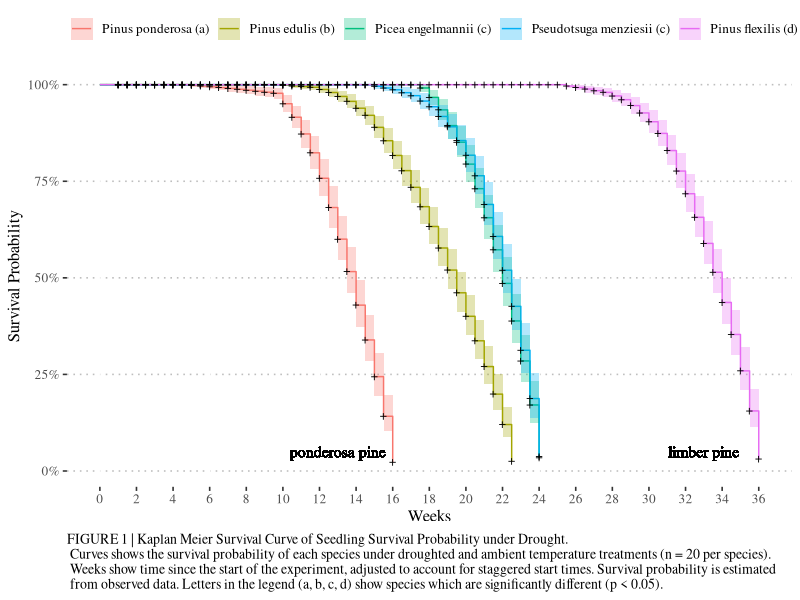
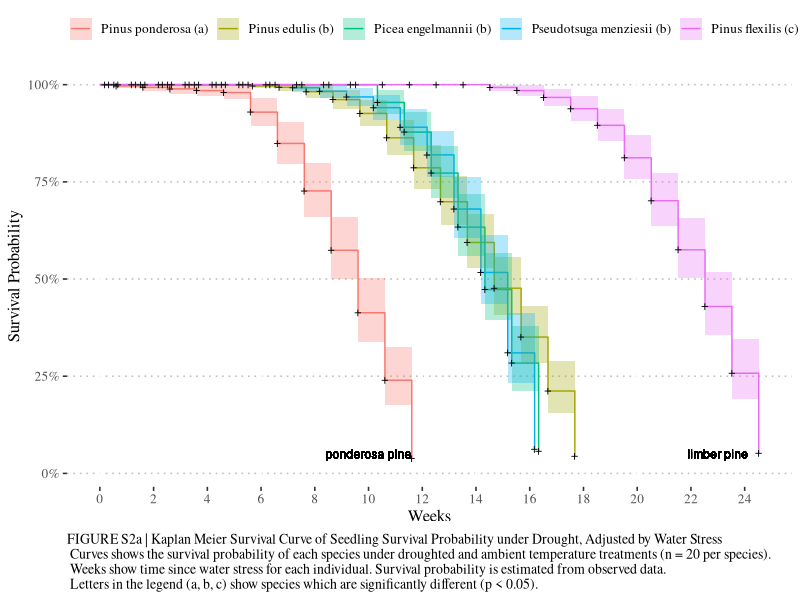
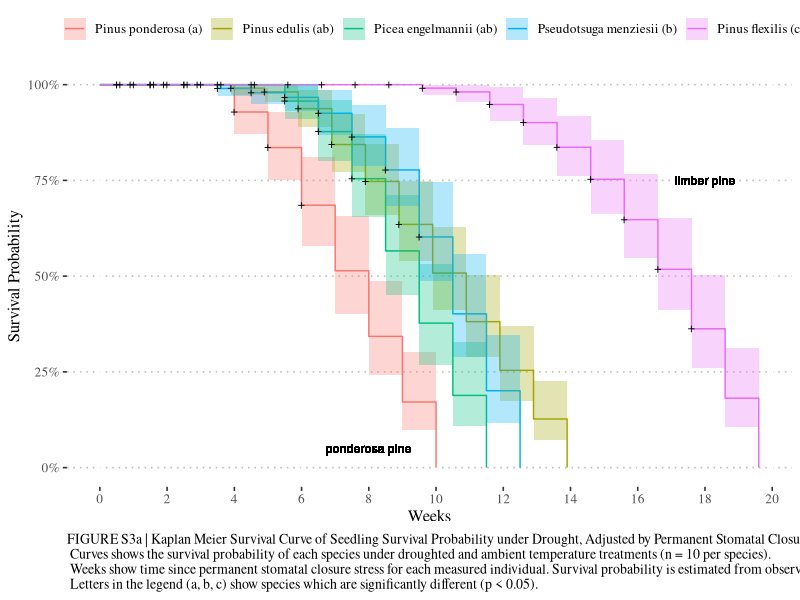
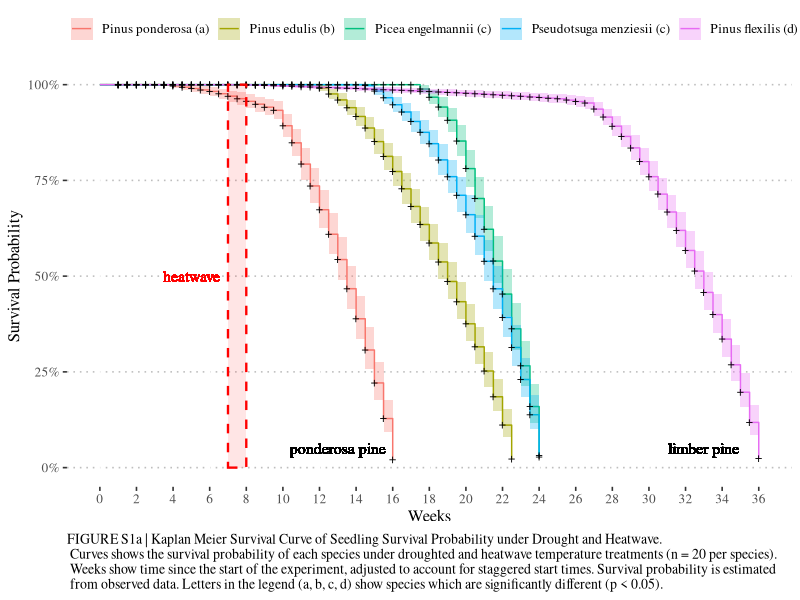
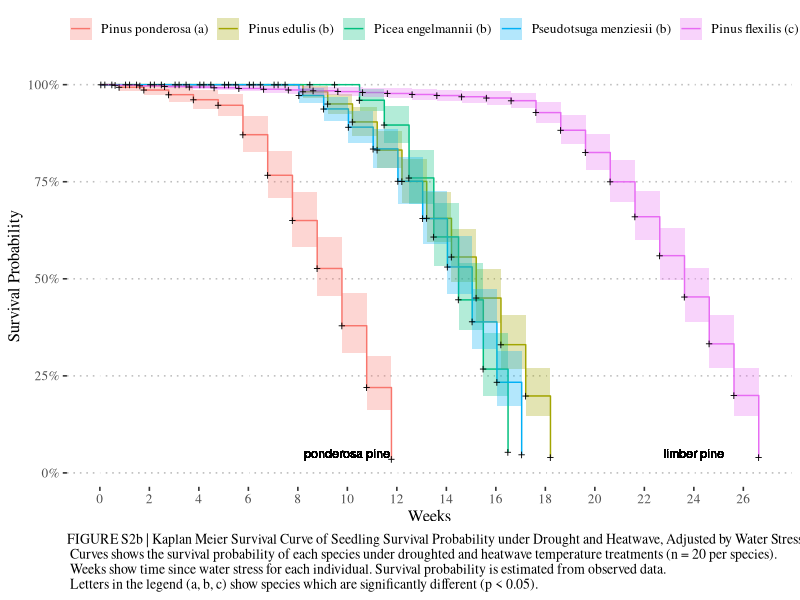
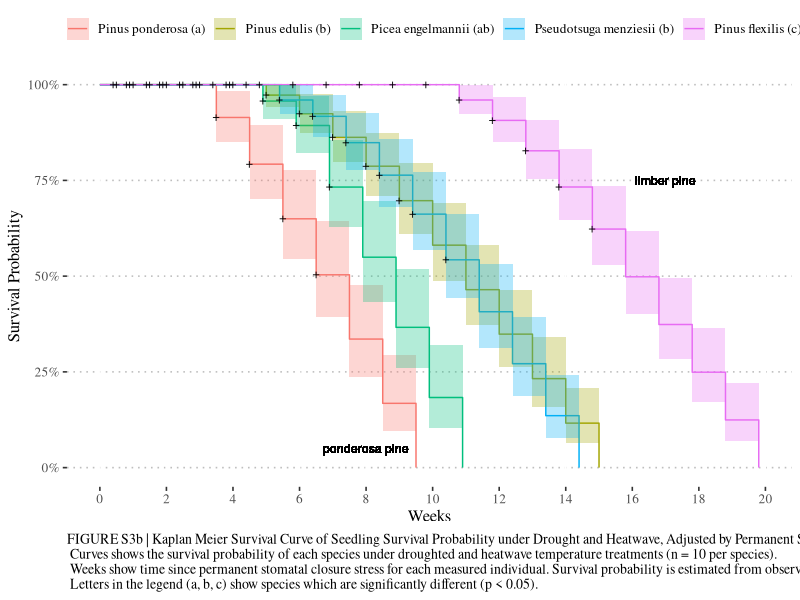
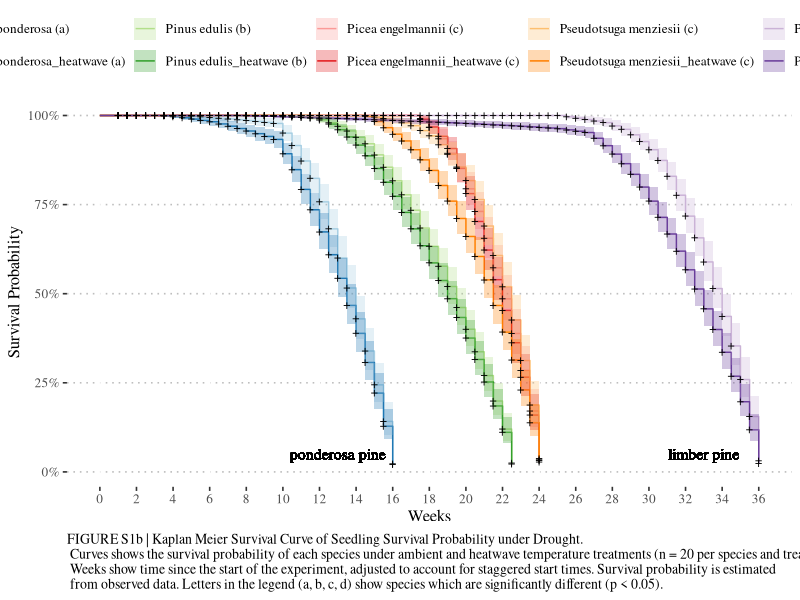
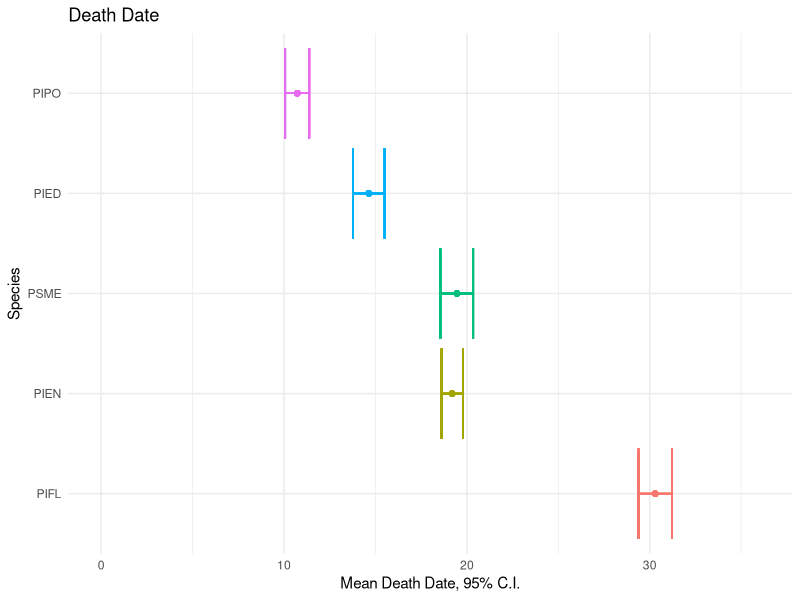

Write the R code that produced these figures, in order. (Note: this script raises an error after producing the figures.)
#kaplan meier survival curve analysis
#Alexandra Lalor
#allielalor@arizona.edu
#allielalor@gmail.com
#First created: 2022-02-01
#Last updated: 2022-08-27

#load packages
library(tidyverse)
library(survival) # core survival analysis function
library(survminer) # recommended for visualizing survival curves
library(ggplot2)
library(ggfortify)

#read CSVs
Phase1_Data_All <- read_csv("data_analysis/Phase1_Data_All.csv")

#add stress adjustments
Phase1_Data_All <- Phase1_Data_All %>% 
  mutate(WeightAdj = Week - Stress_Week_Avg_Weight,
         PorometerAdj = Week - Stress_Week_Avg_Porometer)


################################################################################
# KM curve - Ambient

Phase1_Data_All_amb <- Phase1_Data_All %>%
  mutate(Legend = ScientificName) %>% 
  mutate(Legend = ifelse(Legend == "Pinus ponderosa", "Pinus ponderosa (a)",
                ifelse(Legend == "Pinus edulis", "Pinus edulis (b)",
                       ifelse(Legend == "Picea engelmannii", "Picea engelmannii (c)",
                              ifelse(Legend == "Pseudotsuga menziesii", "Pseudotsuga menziesii (c)", "Pinus flexilis (d)")))))
Phase1_Data_All_amb$Legend <- as.factor(Phase1_Data_All_amb$Legend)
Phase1_Data_All_amb <-
  transform(Phase1_Data_All_amb, Legend = factor(Legend, levels = c("Pinus ponderosa (a)", "Pinus edulis (b)", "Picea engelmannii (c)", "Pseudotsuga menziesii (c)", "Pinus flexilis (d)")))
levels(Phase1_Data_All_amb$Legend)

#filter data
Phase1_Data_All_amb <- Phase1_Data_All_amb %>% 
  filter(Treatment_temp == "Ambient")

#Kaplan Meier Survival Curve - combined
km_species_fit <- survfit(Surv(Week, Dead_Count)~Legend, data = Phase1_Data_All_amb)

autoplot(km_species_fit) +
  # scale_fill_brewer(palette = "Paired") +
  # scale_color_brewer(palette = "Paired") +
  scale_x_continuous(breaks = seq(0 , 36, by = 2)) +
  # annotate("segment",
  #          x = 7, xend = 7,
  #          y = 0, yend = 1,
  #          color = "red",
  #          linetype = "dashed",
  #          size = 0.8) +
  xlab("Weeks") +
  ylab("Survival Probability") +
  geom_text(label = "ponderosa pine",
            x = 13, y = 0.05, color = "black", size = 4, family = "serif") +
  geom_text(label = "limber pine",
            x = 33, y = 0.05, color = "black", size = 4, family = "serif") +
  labs(color = "", fill = "",
       caption = "FIGURE 1 | Kaplan Meier Survival Curve of Seedling Survival Probability under Drought. \n Curves shows the survival probability of each species under droughted and ambient temperature treatments (n = 20 per species). \n Weeks show time since the start of the experiment, adjusted to account for staggered start times. Survival probability is estimated \n from observed data. Letters in the legend (a, b, c, d) show species which are significantly different (p < 0.05).") +
  theme_pubclean() +
  theme(text = element_text(family = "serif"),
        plot.caption = element_text(hjust = 0,
                                    family = "serif",
                                    #face = "bold",
                                    size = 10))

################################################################################
# KM curve - Ambient Weight

Phase1_Data_All_amb_w <- Phase1_Data_All %>%
  mutate(Legend = ScientificName) %>% 
  mutate(Legend = ifelse(Legend == "Pinus ponderosa", "Pinus ponderosa (a)",
                         ifelse(Legend == "Pinus edulis", "Pinus edulis (b)",
                                ifelse(Legend == "Picea engelmannii", "Picea engelmannii (b)",
                                       ifelse(Legend == "Pseudotsuga menziesii", "Pseudotsuga menziesii (b)", "Pinus flexilis (c)")))))
Phase1_Data_All_amb_w$Legend <- as.factor(Phase1_Data_All_amb_w$Legend)
Phase1_Data_All_amb_w <-
  transform(Phase1_Data_All_amb_w, Legend = factor(Legend, levels = c("Pinus ponderosa (a)", "Pinus edulis (b)", "Picea engelmannii (b)", "Pseudotsuga menziesii (b)", "Pinus flexilis (c)")))
levels(Phase1_Data_All_amb_w$Legend)

#adjustments
Phase1_Data_All_amb_w <- Phase1_Data_All_amb_w %>% 
  filter(WeightAdj > 0)

#filter data
Phase1_Data_All_amb_w <- Phase1_Data_All_amb_w %>% 
  filter(Treatment_temp == "Ambient")

#KM curve
#km_stress_w <- with(Phase1_Data_All, Surv(Stress_Week_Avg_Weight, Dead_Count))
km_species_fit_stress_w <- survfit(Surv(WeightAdj, Dead_Count)~Legend, data = Phase1_Data_All_amb_w)


autoplot(km_species_fit_stress_w) +
  scale_x_continuous(breaks = seq(0 , 26, by = 2)) +
  xlab("Weeks") +
  ylab("Survival Probability") +
  geom_text(label = "ponderosa pine",
            x = 10, y = 0.05, color = "black", size = 3) +
  geom_text(label = "limber pine",
            x = 23, y = 0.05, color = "black", size = 3) +
  labs(color = "", fill = "",
       caption = "FIGURE S2a | Kaplan Meier Survival Curve of Seedling Survival Probability under Drought, Adjusted by Water Stress \n Curves shows the survival probability of each species under droughted and ambient temperature treatments (n = 20 per species). \n Weeks show time since water stress for each individual. Survival probability is estimated from observed data. \n Letters in the legend (a, b, c) show species which are significantly different (p < 0.05).") +
  theme_pubclean() +
  theme(text = element_text(family = "serif"),
        plot.caption = element_text(hjust = 0,
                                    family = "serif",
                                    size = 10))

################################################################################
# KM curve - Ambient Porometer

Phase1_Data_All_amb_p <- Phase1_Data_All %>%
  mutate(Legend = ScientificName) %>% 
  mutate(Legend = ifelse(Legend == "Pinus ponderosa", "Pinus ponderosa (a)",
                         ifelse(Legend == "Pinus edulis", "Pinus edulis (ab)",
                                ifelse(Legend == "Picea engelmannii", "Picea engelmannii (ab)",
                                       ifelse(Legend == "Pseudotsuga menziesii", "Pseudotsuga menziesii (b)", "Pinus flexilis (c)")))))
Phase1_Data_All_amb_p$Legend <- as.factor(Phase1_Data_All_amb_p$Legend)
Phase1_Data_All_amb_p <-
  transform(Phase1_Data_All_amb_p, Legend = factor(Legend, levels = c("Pinus ponderosa (a)", "Pinus edulis (ab)", "Picea engelmannii (ab)", "Pseudotsuga menziesii (b)", "Pinus flexilis (c)")))
levels(Phase1_Data_All_amb_p$Legend)

#adjustments
Phase1_Data_All_amb_p <- Phase1_Data_All_amb_p %>% 
  filter(PorometerAdj > 0)

#filter data
Phase1_Data_All_amb_p <- Phase1_Data_All_amb_p %>% 
  filter(Treatment_temp == "Ambient")

#KM curve
#km_stress_p <- with(Phase1_Data_All, Surv(Stress_to_Dead_Porometer, Dead_Count))
km_species_fit_stress_p <- survfit(Surv(PorometerAdj, Dead_Count)~Legend, data = Phase1_Data_All_amb_p)


autoplot(km_species_fit_stress_p) +
  scale_x_continuous(breaks = seq(0 , 20, by = 2)) +
  xlab("Weeks") +
  ylab("Survival Probability") +
  geom_text(label = "ponderosa pine",
            x = 8, y = 0.05, color = "black", size = 3) +
  geom_text(label = "limber pine",
            x = 18, y = 0.75, color = "black", size = 3) +
  labs(color = "", fill = "",
       caption = "FIGURE S3a | Kaplan Meier Survival Curve of Seedling Survival Probability under Drought, Adjusted by Permanent Stomatal Closure Stress \n Curves shows the survival probability of each species under droughted and ambient temperature treatments (n = 10 per species). \n Weeks show time since permanent stomatal closure stress for each measured individual. Survival probability is estimated from observed data. \n Letters in the legend (a, b, c) show species which are significantly different (p < 0.05).") +
  theme_pubclean() +
  theme(text = element_text(family = "serif"),
        plot.caption = element_text(hjust = 0,
                                    family = "serif",
                                    size = 10))


################################################################################
################################################################################
# KM curve - Heatwave

Phase1_Data_All_hw <- Phase1_Data_All %>%
  mutate(Legend = ScientificName) %>% 
  mutate(Legend = ifelse(Legend == "Pinus ponderosa", "Pinus ponderosa (a)",
                         ifelse(Legend == "Pinus edulis", "Pinus edulis (b)",
                                ifelse(Legend == "Picea engelmannii", "Picea engelmannii (c)",
                                       ifelse(Legend == "Pseudotsuga menziesii", "Pseudotsuga menziesii (c)", "Pinus flexilis (d)")))))
Phase1_Data_All_hw$Legend <- as.factor(Phase1_Data_All_hw$Legend)
Phase1_Data_All_hw <-
  transform(Phase1_Data_All_hw, Legend = factor(Legend, levels = c("Pinus ponderosa (a)", "Pinus edulis (b)", "Picea engelmannii (c)", "Pseudotsuga menziesii (c)", "Pinus flexilis (d)")))
levels(Phase1_Data_All_hw$Legend)

#filter data
Phase1_Data_All_hw <- Phase1_Data_All_hw %>% 
  filter(Treatment_temp == "Ambient_HW")

#Kaplan Meier Survival Curve - combined
#km <- with(Phase1_Data_All, Surv(Week, Dead_Count))
km_species_fit <- survfit(Surv(Week, Dead_Count)~Legend, data = Phase1_Data_All_hw)

autoplot(km_species_fit) +
  # scale_fill_brewer(palette = "Paired") +
  # scale_color_brewer(palette = "Paired") +
  scale_x_continuous(breaks = seq(0 , 36, by = 2)) +
  annotate("rect",
           xmin = 7, xmax = 8,
           ymin = 0, ymax = 1,
           color = "red",
           fill = "red",
           linetype = "dashed",
           size = 0.8,
           alpha = 0.1) +
  geom_text(label = "heatwave",
            x = 5, y = 0.5, color = "red", size = 4, family = "serif") +
  xlab("Weeks") +
  ylab("Survival Probability") +
  geom_text(label = "ponderosa pine",
            x = 13, y = 0.05, color = "black", size = 4, family = "serif") +
  geom_text(label = "limber pine",
            x = 33, y = 0.05, color = "black", size = 4, family = "serif") +
  labs(color = "", fill = "",
       caption = "FIGURE S1a | Kaplan Meier Survival Curve of Seedling Survival Probability under Drought and Heatwave. \n Curves shows the survival probability of each species under droughted and heatwave temperature treatments (n = 20 per species). \n Weeks show time since the start of the experiment, adjusted to account for staggered start times. Survival probability is estimated \n from observed data. Letters in the legend (a, b, c, d) show species which are significantly different (p < 0.05).") +
  theme_pubclean() +
  theme(text = element_text(family = "serif"),
        plot.caption = element_text(hjust = 0,
                                    family = "serif",
                                    size = 10))

################################################################################
# KM curve - Heatwave Weight

Phase1_Data_All_hw_w <- Phase1_Data_All %>%
  mutate(Legend = ScientificName) %>% 
  mutate(Legend = ifelse(Legend == "Pinus ponderosa", "Pinus ponderosa (a)",
                         ifelse(Legend == "Pinus edulis", "Pinus edulis (b)",
                                ifelse(Legend == "Picea engelmannii", "Picea engelmannii (b)",
                                       ifelse(Legend == "Pseudotsuga menziesii", "Pseudotsuga menziesii (b)", "Pinus flexilis (c)")))))
Phase1_Data_All_hw_w$Legend <- as.factor(Phase1_Data_All_hw_w$Legend)
Phase1_Data_All_hw_w <-
  transform(Phase1_Data_All_hw_w, Legend = factor(Legend, levels = c("Pinus ponderosa (a)", "Pinus edulis (b)", "Picea engelmannii (b)", "Pseudotsuga menziesii (b)", "Pinus flexilis (c)")))
levels(Phase1_Data_All_hw_w$Legend)

#adjustments
Phase1_Data_All_hw_w <- Phase1_Data_All_hw_w %>% 
  filter(WeightAdj > 0)

#filter data
Phase1_Data_All_hw_w <- Phase1_Data_All_hw_w %>% 
  filter(Treatment_temp == "Ambient_HW")

#KM curve
#km_stress_w <- with(Phase1_Data_All, Surv(Stress_Week_Avg_Weight, Dead_Count))
km_species_fit_stress_w <- survfit(Surv(WeightAdj, Dead_Count)~Legend, data = Phase1_Data_All_hw_w)


autoplot(km_species_fit_stress_w) +
  scale_x_continuous(breaks = seq(0 , 26, by = 2)) +
  xlab("Weeks") +
  ylab("Survival Probability") +
  geom_text(label = "ponderosa pine",
            x = 10, y = 0.05, color = "black", size = 3) +
  geom_text(label = "limber pine",
            x = 24, y = 0.05, color = "black", size = 3) +
  labs(color = "", fill = "",
       caption = "FIGURE S2b | Kaplan Meier Survival Curve of Seedling Survival Probability under Drought and Heatwave, Adjusted by Water Stress \n Curves shows the survival probability of each species under droughted and heatwave temperature treatments (n = 20 per species). \n Weeks show time since water stress for each individual. Survival probability is estimated from observed data. \n Letters in the legend (a, b, c) show species which are significantly different (p < 0.05).") +
  theme_pubclean() +
  theme(text = element_text(family = "serif"),
        plot.caption = element_text(hjust = 0,
                                    family = "serif",
                                    size = 10))

################################################################################
# KM curve - Heatwave Porometer

Phase1_Data_All_hw_p <- Phase1_Data_All %>%
  mutate(Legend = ScientificName) %>% 
  mutate(Legend = ifelse(Legend == "Pinus ponderosa", "Pinus ponderosa (a)",
                         ifelse(Legend == "Pinus edulis", "Pinus edulis (b)",
                                ifelse(Legend == "Picea engelmannii", "Picea engelmannii (ab)",
                                       ifelse(Legend == "Pseudotsuga menziesii", "Pseudotsuga menziesii (b)", "Pinus flexilis (c)")))))
Phase1_Data_All_hw_p$Legend <- as.factor(Phase1_Data_All_hw_p$Legend)
Phase1_Data_All_hw_p <-
  transform(Phase1_Data_All_hw_p, Legend = factor(Legend, levels = c("Pinus ponderosa (a)", "Pinus edulis (b)", "Picea engelmannii (ab)", "Pseudotsuga menziesii (b)", "Pinus flexilis (c)")))
levels(Phase1_Data_All_hw_p$Legend)

#adjustments
Phase1_Data_All_hw_p <- Phase1_Data_All_hw_p %>% 
  filter(PorometerAdj > 0)

#filter data
Phase1_Data_All_hw_p <- Phase1_Data_All_hw_p %>% 
  filter(Treatment_temp == "Ambient_HW")

#KM curve
km_species_fit_stress_p <- survfit(Surv(PorometerAdj, Dead_Count)~Legend, data = Phase1_Data_All_hw_p)


autoplot(km_species_fit_stress_p) +
  scale_x_continuous(breaks = seq(0 , 20, by = 2)) +
  xlab("Weeks") +
  ylab("Survival Probability") +
  geom_text(label = "ponderosa pine",
            x = 8, y = 0.05, color = "black", size = 3) +
  geom_text(label = "limber pine",
            x = 17, y = 0.75, color = "black", size = 3) +
  labs(color = "", fill = "",
       caption = "FIGURE S3b | Kaplan Meier Survival Curve of Seedling Survival Probability under Drought and Heatwave, Adjusted by Permanent Stomatal Closure Stress \n Curves shows the survival probability of each species under droughted and heatwave temperature treatments (n = 10 per species). \n Weeks show time since permanent stomatal closure stress for each measured individual. Survival probability is estimated from observed data. \n Letters in the legend (a, b, c) show species which are significantly different (p < 0.05).") +
  theme_pubclean() +
  theme(text = element_text(family = "serif"),
        plot.caption = element_text(hjust = 0,
                                    family = "serif",
                                    size = 10))

################################################################################
# KM curve - Ambient and Heatwave

Phase1_Data_All_amb_hw <- Phase1_Data_All %>%
  mutate(Legend = Heatwave_graph) %>% 
  mutate(Legend = ifelse(Legend == "Ponderosa Pine", "Pinus ponderosa (a)",
                         ifelse(Legend == "Ponderosa Pine_heatwave", "Pinus ponderosa_heatwave (a)",
                         ifelse(Legend == "Pinyon Pine", "Pinus edulis (b)",
                                ifelse(Legend == "Pinyon Pine_heatwave", "Pinus edulis_heatwave (b)",
                                ifelse(Legend == "Engelman Spruce", "Picea engelmannii (c)",
                                       ifelse(Legend == "Engelman Spruce_heatwave", "Picea engelmannii_heatwave (c)",
                                       ifelse(Legend == "Douglas fir", "Pseudotsuga menziesii (c)",
                                              ifelse(Legend == "Douglas fir_heatwave", "Pseudotsuga menziesii_heatwave (c)",
                                                     ifelse(Legend == "Limber Pine", "Pinus flexilis (d)", "Pinus flexilis_heatwave (d)"))))))))))
Phase1_Data_All_amb_hw$Legend <- as.factor(Phase1_Data_All_amb_hw$Legend)
Phase1_Data_All_amb_hw <-
  transform(Phase1_Data_All_amb_hw, Legend = factor(Legend, levels = c("Pinus ponderosa (a)", "Pinus ponderosa_heatwave (a)",
                                                                       "Pinus edulis (b)", "Pinus edulis_heatwave (b)",
                                                                       "Picea engelmannii (c)", "Picea engelmannii_heatwave (c)", 
                                                                       "Pseudotsuga menziesii (c)", "Pseudotsuga menziesii_heatwave (c)",
                                                                       "Pinus flexilis (d)", "Pinus flexilis_heatwave (d)")))
levels(Phase1_Data_All_amb_hw$Legend)

#Kaplan Meier Survival Curve - separated by treatment
km_treatment_fit <- survfit(Surv(Week, Dead_Count)~Legend, data=Phase1_Data_All_amb_hw)
summary(km_treatment_fit)


autoplot(km_treatment_fit) +
  scale_fill_brewer(palette = "Paired") +
  scale_color_brewer(palette = "Paired") +
  scale_x_continuous(breaks = seq(0 , 36, by = 2)) +
  # annotate("segment",
  #          x = 7, xend = 7,
  #          y = 0, yend = 1,
  #          color = "red",
  #          linetype = "dashed",
  #          size = 0.8) +
  xlab("Weeks") +
  ylab("Survival Probability") +
  geom_text(label = "ponderosa pine",
            x = 13, y = 0.05, color = "black", size = 4, family = "serif") +
  geom_text(label = "limber pine",
            x = 33, y = 0.05, color = "black", size = 4, family = "serif") +
  labs(color = "", fill = "",
       caption = "FIGURE S1b | Kaplan Meier Survival Curve of Seedling Survival Probability under Drought. \n Curves shows the survival probability of each species under ambient and heatwave temperature treatments (n = 20 per species and treatment). \n Weeks show time since the start of the experiment, adjusted to account for staggered start times. Survival probability is estimated \n from observed data. Letters in the legend (a, b, c, d) show species which are significantly different (p < 0.05).") +
  theme_pubclean() +
  theme(text = element_text(family = "serif"),
        plot.caption = element_text(hjust = 0,
                                    family = "serif",
                                    #face = "bold",
                                    size = 10))


#################################################################################
heatwave_summary <- read_csv("data_analysis/heatwave_summary.csv")
heatwave_summary_d <- read_csv("data_analysis/anova_Dead_Week.csv")
heatwave_summary_w <- read_csv("data_analysis/anova_Dead_Week_Weight.csv")
heatwave_summary_p <- read_csv("data_analysis/anova_Dead_Week_Porometer.csv")

heatwave_summary_CI <- heatwave_summary %>% 
  filter(Treatment_temp == "Ambient") %>% 
  select(c("Species", "Treatment_temp", "half_width"))

#merge and factor levels
heatwave_summary_d <- merge(heatwave_summary_d, heatwave_summary_CI, by = "Species")
heatwave_summary_d <- 
  transform(heatwave_summary_d, Species = factor(Species, levels = c("PIFL", "PIEN", "PSME", "PIED", "PIPO")))
heatwave_summary_d <- heatwave_summary_d %>% 
  group_by(Species) %>% 
  summarize(Mean = mean(Ambient, na.rm = T),
            CI_lower_mean = Mean - half_width,
            CI_upper_mean = Mean + half_width)

heatwave_summary_w <- merge(heatwave_summary_w, heatwave_summary_CI, by = "Species")
heatwave_summary_w <- 
  transform(heatwave_summary_w, Species = factor(Species, levels = c("PIFL", "PIEN", "PSME", "PIED", "PIPO")))
heatwave_summary_w <- heatwave_summary_w %>% 
  group_by(Species) %>% 
  summarize(Mean = mean(Ambient, na.rm = T),
            CI_lower_mean = Mean - half_width,
            CI_upper_mean = Mean + half_width)

heatwave_summary_p <- merge(heatwave_summary_p, heatwave_summary_CI, by = "Species")
heatwave_summary_p <- 
  transform(heatwave_summary_p, Species = factor(Species, levels = c("PIFL", "PIEN", "PSME", "PIED", "PIPO")))
heatwave_summary_p <- heatwave_summary_p %>% 
  group_by(Species) %>% 
  summarize(Mean = mean(Ambient, na.rm = T),
            CI_lower_mean = Mean - half_width,
            CI_upper_mean = Mean + half_width)



heatwave_summary_d %>% 
  ggplot(aes(x = Mean,
             y = Species,
             color = Species)) +
  geom_point() +
  xlim(0,36) +
  #scale_x_continuous(breaks = seq(0 , 36, by = 4)) +
  xlab("Mean Death Date, 95% C.I.") +
  ylab("Species") +
  labs(title = "Death Date") +
  geom_errorbar(aes(xmin = CI_lower_mean, 
                    xmax = CI_upper_mean)) +
  theme_minimal() +
  theme(legend.position = "none")

################################################################################

Phase1_Data_Avg <- Phase1_Data %>% 
  #filter(SpeciesID != "PIFL16") %>%
  group_by(Species, Treatment_temp, Treatment_water, Week) %>%
  summarize(Dead_Count = sum(Dead_Count))
Phase1_Data_Avg <- Phase1_Data_Avg %>% 
  mutate(Live_Count = 20 - Dead_Count,
         Survivorship = ((Live_Count/20)*100))

Phase1_Data_Avg %>% 
  filter(Treatment_water == "Drought", !is.na(Dead_Count)) %>% 
  group_by(Species, Treatment_temp) %>% 
  ggplot(aes(x = Week,
             y = Survivorship,
             color = Treatment_temp)) +
  geom_point() +
  geom_line() +
  facet_wrap(~Species) +
  theme_minimal() +
  scale_color_discrete(direction = -1)

Phase1_Data_Avg %>% 
  filter(Treatment_water == "Drought", !is.na(Dead_Count)) %>% 
  group_by(Species, Treatment_temp) %>% 
  ggplot(aes(x = Week,
             y = Survivorship,
             color = Species,
             fill = Treatment_temp)) +
  geom_point() +
  geom_line() +
  #facet_wrap(~Species) +
  theme_minimal() +
  scale_color_discrete(direction = -1)

###################################################################################
#read csv
Phase1_Data_All <- read_csv("data_analysis/Phase1_Data_All.csv")

#factor levels
# Phase1_Data_All <- 
#   transform(Phase1_Data_All, Species = factor(Species, levels = c("PIPO", "PIED", "PSME", "PIEN", "PIFL")))
Phase1_Data_All <- 
  transform(Phase1_Data_All, Species = factor(Species, levels = c("PIFL", "PIEN", "PSME", "PIED", "PIPO")))

Dead_Week <- read_csv("data_analysis/Dead_Week.csv")
Dead_Week_Weight <- read_csv("data_analysis/Dead_Week_Weight.csv")
Dead_Week_Porometer <- read_csv("data_analysis/anova_Dead_Week_Porometer.csv")


#histogram
Dead_Week %>% 
  group_by(Species, Treatment_temp) %>% 
  ggplot(aes(x = Dead_Week,
             fill = Treatment_temp)) +
  geom_histogram(binwidth = 1) +
  scale_fill_discrete(direction = -1) +
  #ylim(0, 12.5) +
  xlim(0, 40) +
  facet_grid(reorder(Species, Dead_Week, mean) ~ Treatment_temp) +
  theme_minimal()


#boxplot
Dead_Week %>% 
  group_by(Species, Treatment_temp) %>% 
  arrange(Dead_Week) %>% 
  #filter(Species == "PIFL") %>% 
  ggplot(aes(x = Dead_Week,
             y = Species,
             fill = Treatment_temp)) +
  geom_boxplot() +
  xlim(0, 40) +
  ylab("Species") +
  xlab("Dead Week") +
  annotate("rect",
           xmin = 7, xmax = 8,
           ymin = 0, ymax = 6,
           color = "red",
           linetype = "dashed",
           size = 0.4,
           fill = "red",
           alpha = 0.3) +
  theme_minimal() +
  scale_fill_discrete(direction = -1)
